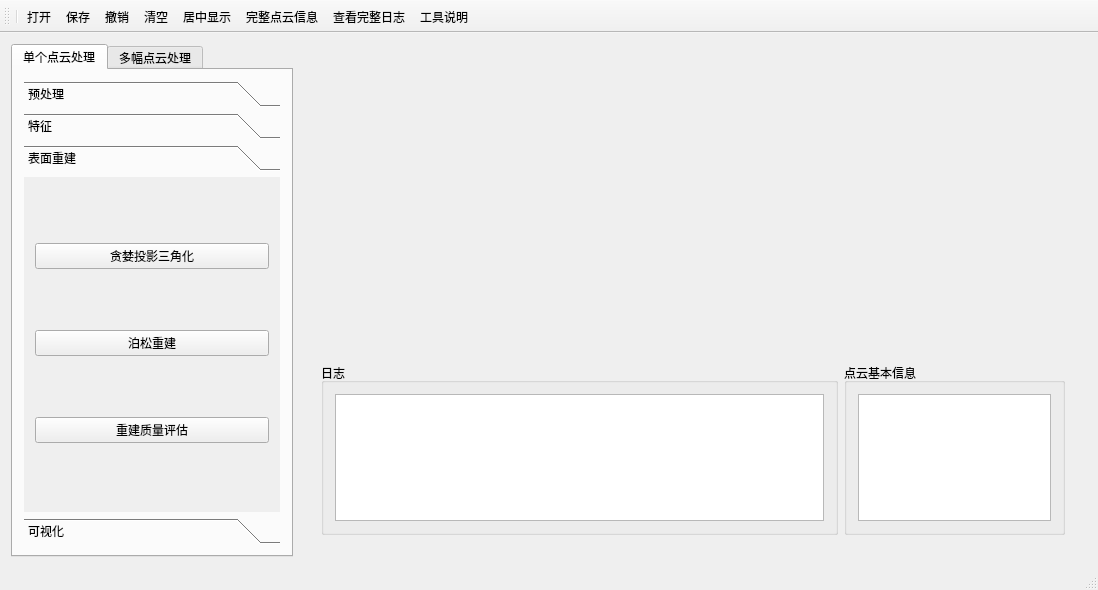
<?xml version="1.0" encoding="UTF-8"?>
<ui version="4.0">
 <class>MainWindow</class>
 <widget class="QMainWindow" name="MainWindow">
  <property name="geometry">
   <rect>
    <x>0</x>
    <y>0</y>
    <width>1098</width>
    <height>590</height>
   </rect>
  </property>
  <property name="windowTitle">
   <string>QtWidgetsApplication_try</string>
  </property>
  <widget class="QWidget" name="centralWidget">
   <layout class="QHBoxLayout" name="horizontalLayout_10">
    <item>
     <layout class="QHBoxLayout" name="horizontalLayout" stretch="0,7">
      <item>
       <widget class="QTabWidget" name="Left_tab">
        <property name="currentIndex">
         <number>0</number>
        </property>
        <widget class="QWidget" name="tab_single">
         <attribute name="title">
          <string>单个点云处理</string>
         </attribute>
         <layout class="QHBoxLayout" name="horizontalLayout_11">
          <item>
           <widget class="QToolBox" name="toolBox">
            <property name="currentIndex">
             <number>2</number>
            </property>
            <widget class="QWidget" name="page_3">
             <property name="geometry">
              <rect>
               <x>0</x>
               <y>0</y>
               <width>258</width>
               <height>323</height>
              </rect>
             </property>
             <attribute name="label">
              <string>预处理</string>
             </attribute>
             <layout class="QHBoxLayout" name="horizontalLayout_6">
              <item>
               <layout class="QVBoxLayout" name="verticalLayout_2">
                <item>
                 <widget class="QPushButton" name="btn_removeNaN">
                  <property name="text">
                   <string>去除NaN</string>
                  </property>
                 </widget>
                </item>
                <item>
                 <widget class="QPushButton" name="btn_voxel">
                  <property name="text">
                   <string>体素降采样</string>
                  </property>
                 </widget>
                </item>
                <item>
                 <widget class="QPushButton" name="btn_uniform">
                  <property name="text">
                   <string>均匀滤波</string>
                  </property>
                 </widget>
                </item>
                <item>
                 <widget class="QPushButton" name="btn_staticsRemove">
                  <property name="text">
                   <string>统计离群点移除</string>
                  </property>
                 </widget>
                </item>
                <item>
                 <widget class="QPushButton" name="btn_radiusRemove">
                  <property name="text">
                   <string>半径离群点移除</string>
                  </property>
                 </widget>
                </item>
                <item>
                 <widget class="QPushButton" name="btn_passthrough">
                  <property name="text">
                   <string>直通滤波</string>
                  </property>
                 </widget>
                </item>
                <item>
                 <widget class="QPushButton" name="btn_mls">
                  <property name="text">
                   <string>MLS光滑处理</string>
                  </property>
                 </widget>
                </item>
               </layout>
              </item>
             </layout>
            </widget>
            <widget class="QWidget" name="page">
             <property name="geometry">
              <rect>
               <x>0</x>
               <y>0</y>
               <width>258</width>
               <height>323</height>
              </rect>
             </property>
             <attribute name="label">
              <string>特征</string>
             </attribute>
             <layout class="QHBoxLayout" name="horizontalLayout_7">
              <item>
               <layout class="QVBoxLayout" name="verticalLayout_3">
                <item>
                 <widget class="QPushButton" name="btn_normalsAlign">
                  <property name="text">
                   <string>法线方向一致化</string>
                  </property>
                 </widget>
                </item>
                <item>
                 <widget class="QPushButton" name="btn_NE">
                  <property name="text">
                   <string>法向量估计</string>
                  </property>
                 </widget>
                </item>
                <item>
                 <widget class="QPushButton" name="btn_flipNormal">
                  <property name="text">
                   <string>法线向视点翻转</string>
                  </property>
                 </widget>
                </item>
                <item>
                 <widget class="QPushButton" name="btn_normalsChaos">
                  <property name="text">
                   <string>法线混乱度评估</string>
                  </property>
                 </widget>
                </item>
               </layout>
              </item>
             </layout>
            </widget>
            <widget class="QWidget" name="page_2">
             <property name="geometry">
              <rect>
               <x>0</x>
               <y>0</y>
               <width>258</width>
               <height>323</height>
              </rect>
             </property>
             <attribute name="label">
              <string>表面重建</string>
             </attribute>
             <layout class="QHBoxLayout" name="horizontalLayout_8">
              <item>
               <layout class="QVBoxLayout" name="verticalLayout_4">
                <item>
                 <widget class="QPushButton" name="btn_greedy">
                  <property name="text">
                   <string>贪婪投影三角化</string>
                  </property>
                 </widget>
                </item>
                <item>
                 <widget class="QPushButton" name="btn_poisson">
                  <property name="text">
                   <string>泊松重建</string>
                  </property>
                 </widget>
                </item>
                <item>
                 <widget class="QPushButton" name="btn_reconError">
                  <property name="text">
                   <string>重建质量评估</string>
                  </property>
                 </widget>
                </item>
               </layout>
              </item>
             </layout>
            </widget>
            <widget class="QWidget" name="page_4">
             <property name="geometry">
              <rect>
               <x>0</x>
               <y>0</y>
               <width>258</width>
               <height>323</height>
              </rect>
             </property>
             <attribute name="label">
              <string>可视化</string>
             </attribute>
             <layout class="QHBoxLayout" name="horizontalLayout_5">
              <item>
               <layout class="QVBoxLayout" name="verticalLayout_7">
                <item>
                 <widget class="QPushButton" name="btn_showCloud">
                  <property name="text">
                   <string>原始点云</string>
                  </property>
                 </widget>
                </item>
                <item>
                 <widget class="QPushButton" name="btn_showNormal">
                  <property name="text">
                   <string>法向量点云</string>
                  </property>
                 </widget>
                </item>
                <item>
                 <widget class="QPushButton" name="btn_showMesh">
                  <property name="text">
                   <string>mesh网格点云</string>
                  </property>
                 </widget>
                </item>
               </layout>
              </item>
             </layout>
            </widget>
           </widget>
          </item>
         </layout>
        </widget>
        <widget class="QWidget" name="tab_multi">
         <attribute name="title">
          <string>多幅点云处理</string>
         </attribute>
         <layout class="QVBoxLayout" name="verticalLayout_6">
          <item>
           <layout class="QVBoxLayout" name="verticalLayout_5">
            <item>
             <widget class="QPushButton" name="btn_preprocess">
              <property name="text">
               <string>一键预处理</string>
              </property>
             </widget>
            </item>
            <!-- 拼接按钮暂禁用："点云拼接"语义待重新定义（配准后合并）
            <item>
             <widget class="QPushButton" name="btn_Conc">
              <property name="text">
               <string>点云拼接合并</string>
              </property>
             </widget>
            </item>
            -->
            <item>
             <widget class="QGroupBox" name="groupBox_2">
              <property name="title">
               <string>配准</string>
              </property>
              <layout class="QVBoxLayout" name="verticalLayout_10">
               <item>
                <layout class="QVBoxLayout" name="verticalLayout_9">
                 <item>
                  <widget class="QPushButton" name="btn_coarse">
                   <property name="text">
                    <string>SAC-IA粗配准</string>
                   </property>
                  </widget>
                 </item>
                 <item>
                  <widget class="QPushButton" name="btn_fine">
                   <property name="text">
                    <string>ICP精配准</string>
                   </property>
                  </widget>
                 </item>
                </layout>
               </item>
              </layout>
             </widget>
            </item>
            <item>
             <widget class="QGroupBox" name="groupBox">
              <property name="title">
               <string>可视化</string>
              </property>
              <layout class="QHBoxLayout" name="horizontalLayout_9">
               <item>
                <layout class="QVBoxLayout" name="verticalLayout_8">
                 <item>
                  <widget class="QPushButton" name="btn_showReg_raw">
                   <property name="text">
                    <string>原始未配准点云</string>
                   </property>
                  </widget>
                 </item>
                 <!-- 拼接结果按钮暂禁用：与"原始未配准点云"显示等价
                 <item>
                  <widget class="QPushButton" name="btn_showCon">
                   <property name="text">
                    <string>拼接结果</string>
                   </property>
                  </widget>
                 </item>
                 -->
                 <item>
                  <widget class="QPushButton" name="btn_showReg_coarse">
                   <property name="text">
                    <string>粗配准结果</string>
                   </property>
                  </widget>
                 </item>
                 <item>
                  <widget class="QPushButton" name="btn_showReg_fine">
                   <property name="text">
                    <string>精配准结果</string>
                   </property>
                  </widget>
                 </item>
                </layout>
               </item>
              </layout>
             </widget>
            </item>
            <item>
             <widget class="QListWidget" name="listWidget_multi">
              <property name="maximumSize">
               <size>
                <width>16777215</width>
                <height>100</height>
               </size>
              </property>
             </widget>
            </item>
           </layout>
          </item>
         </layout>
        </widget>
       </widget>
      </item>
      <item>
       <widget class="QWidget" name="Right_widget" native="true">
        <layout class="QHBoxLayout" name="horizontalLayout_2">
         <item>
          <layout class="QVBoxLayout" name="verticalLayout" stretch="6,4">
           <item>
            <widget class="QWidget" name="widget_viewer" native="true">
             <layout class="QHBoxLayout" name="horizontalLayout_13"/>
            </widget>
           </item>
           <item>
            <widget class="QWidget" name="widget_3" native="true">
             <layout class="QHBoxLayout" name="horizontalLayout_4">
              <item>
               <layout class="QHBoxLayout" name="horizontalLayout_3" stretch="7,3">
                <item>
                 <widget class="QGroupBox" name="groupBox_4">
                  <property name="title">
                   <string>日志</string>
                  </property>
                  <layout class="QVBoxLayout" name="verticalLayout_12">
                   <item>
                    <widget class="QTextBrowser" name="te_log"/>
                   </item>
                  </layout>
                 </widget>
                </item>
                <item>
                 <widget class="QGroupBox" name="groupBox_3">
                  <property name="title">
                   <string>点云基本信息</string>
                  </property>
                  <layout class="QVBoxLayout" name="verticalLayout_11">
                   <item>
                    <widget class="QTextBrowser" name="te_Info"/>
                   </item>
                  </layout>
                 </widget>
                </item>
               </layout>
              </item>
             </layout>
            </widget>
           </item>
          </layout>
         </item>
        </layout>
       </widget>
      </item>
     </layout>
    </item>
   </layout>
  </widget>
  <widget class="QStatusBar" name="statusBar"/>
  <widget class="QToolBar" name="toolBar">
   <property name="windowTitle">
    <string>toolBar</string>
   </property>
   <attribute name="toolBarArea">
    <enum>TopToolBarArea</enum>
   </attribute>
   <attribute name="toolBarBreak">
    <bool>false</bool>
   </attribute>
   <addaction name="separator"/>
   <addaction name="action_load"/>
   <addaction name="action_save"/>
   <addaction name="action_undo"/>
   <addaction name="action_clear"/>
   <addaction name="action_centered"/>
   <addaction name="action_showInfo"/>
   <addaction name="action_showLog"/>
   <addaction name="action_Intro"/>
  </widget>
  <action name="action_load">
   <property name="text">
    <string>打开</string>
   </property>
  </action>
  <action name="action_save">
   <property name="text">
    <string>保存</string>
   </property>
   <property name="toolTip">
    <string>保存</string>
   </property>
  </action>
  <action name="action_undo">
   <property name="text">
    <string>撤销</string>
   </property>
   <property name="toolTip">
    <string>撤销</string>
   </property>
  </action>
  <action name="action_clear">
   <property name="text">
    <string>清空</string>
   </property>
   <property name="toolTip">
    <string>清空</string>
   </property>
  </action>
  <action name="action_centered">
   <property name="text">
    <string>居中显示</string>
   </property>
  </action>
  <action name="action_showInfo">
   <property name="text">
    <string>完整点云信息</string>
   </property>
  </action>
  <action name="action_showLog">
   <property name="text">
    <string>查看完整日志</string>
   </property>
  </action>
  <action name="action_Intro">
   <property name="text">
    <string>工具说明</string>
   </property>
  </action>
 </widget>
 <layoutdefault spacing="6" margin="11"/>
 <resources/>
 <connections/>
</ui>
